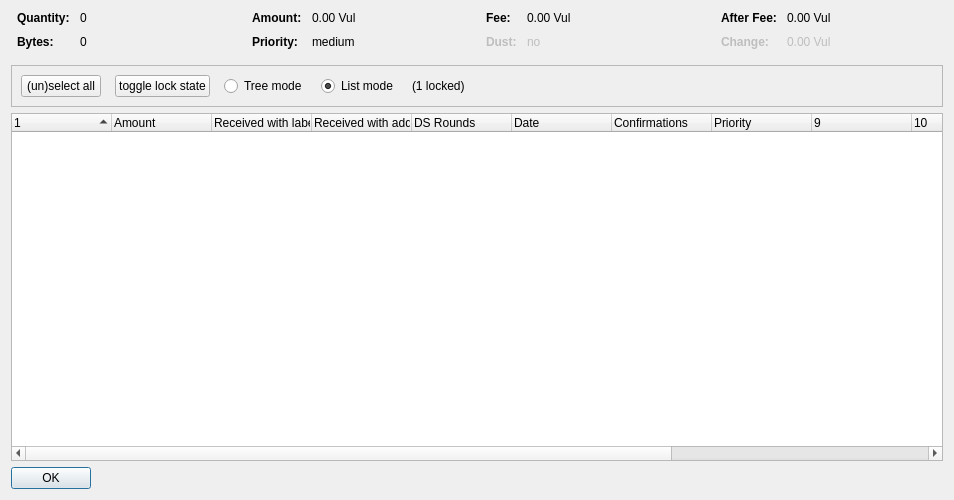
<?xml version="1.0" encoding="UTF-8"?>
<ui version="4.0">
 <class>CoinControlDialog</class>
 <widget class="QDialog" name="CoinControlDialog">
  <property name="geometry">
   <rect>
    <x>0</x>
    <y>0</y>
    <width>954</width>
    <height>500</height>
   </rect>
  </property>
  <property name="windowTitle">
   <string>Coin Selection</string>
  </property>
  <layout class="QVBoxLayout" name="verticalLayout">
   <item>
    <layout class="QHBoxLayout" name="horizontalLayoutTop" stretch="0,0,0,0">
     <property name="topMargin">
      <number>0</number>
     </property>
     <property name="bottomMargin">
      <number>10</number>
     </property>
     <item>
      <layout class="QFormLayout" name="formLayoutCoinControl1">
       <property name="horizontalSpacing">
        <number>10</number>
       </property>
       <property name="verticalSpacing">
        <number>10</number>
       </property>
       <property name="leftMargin">
        <number>6</number>
       </property>
       <property name="rightMargin">
        <number>6</number>
       </property>
       <item row="0" column="0">
        <widget class="QLabel" name="labelCoinControlQuantityText">
         <property name="font">
          <font>
           <weight>75</weight>
           <bold>true</bold>
          </font>
         </property>
         <property name="text">
          <string>Quantity:</string>
         </property>
        </widget>
       </item>
       <item row="0" column="1">
        <widget class="QLabel" name="labelCoinControlQuantity">
         <property name="cursor">
          <cursorShape>IBeamCursor</cursorShape>
         </property>
         <property name="contextMenuPolicy">
          <enum>Qt::ActionsContextMenu</enum>
         </property>
         <property name="text">
          <string notr="true">0</string>
         </property>
         <property name="textInteractionFlags">
          <set>Qt::LinksAccessibleByMouse|Qt::TextSelectableByKeyboard|Qt::TextSelectableByMouse</set>
         </property>
        </widget>
       </item>
       <item row="1" column="0">
        <widget class="QLabel" name="labelCoinControlBytesText">
         <property name="font">
          <font>
           <weight>75</weight>
           <bold>true</bold>
          </font>
         </property>
         <property name="text">
          <string>Bytes:</string>
         </property>
        </widget>
       </item>
       <item row="1" column="1">
        <widget class="QLabel" name="labelCoinControlBytes">
         <property name="cursor">
          <cursorShape>IBeamCursor</cursorShape>
         </property>
         <property name="contextMenuPolicy">
          <enum>Qt::ActionsContextMenu</enum>
         </property>
         <property name="text">
          <string notr="true">0</string>
         </property>
         <property name="textInteractionFlags">
          <set>Qt::LinksAccessibleByMouse|Qt::TextSelectableByKeyboard|Qt::TextSelectableByMouse</set>
         </property>
        </widget>
       </item>
      </layout>
     </item>
     <item>
      <layout class="QFormLayout" name="formLayoutCoinControl2">
       <property name="horizontalSpacing">
        <number>10</number>
       </property>
       <property name="verticalSpacing">
        <number>10</number>
       </property>
       <property name="leftMargin">
        <number>6</number>
       </property>
       <property name="rightMargin">
        <number>6</number>
       </property>
       <item row="0" column="0">
        <widget class="QLabel" name="labelCoinControlAmountText">
         <property name="font">
          <font>
           <weight>75</weight>
           <bold>true</bold>
          </font>
         </property>
         <property name="text">
          <string>Amount:</string>
         </property>
        </widget>
       </item>
       <item row="0" column="1">
        <widget class="QLabel" name="labelCoinControlAmount">
         <property name="cursor">
          <cursorShape>IBeamCursor</cursorShape>
         </property>
         <property name="contextMenuPolicy">
          <enum>Qt::ActionsContextMenu</enum>
         </property>
         <property name="text">
          <string notr="true">0.00 Vul</string>
         </property>
         <property name="textInteractionFlags">
          <set>Qt::LinksAccessibleByMouse|Qt::TextSelectableByKeyboard|Qt::TextSelectableByMouse</set>
         </property>
        </widget>
       </item>
       <item row="1" column="0">
        <widget class="QLabel" name="labelCoinControlPriorityText">
         <property name="font">
          <font>
           <weight>75</weight>
           <bold>true</bold>
          </font>
         </property>
         <property name="text">
          <string>Priority:</string>
         </property>
        </widget>
       </item>
       <item row="1" column="1">
        <widget class="QLabel" name="labelCoinControlPriority">
         <property name="cursor">
          <cursorShape>IBeamCursor</cursorShape>
         </property>
         <property name="contextMenuPolicy">
          <enum>Qt::ActionsContextMenu</enum>
         </property>
         <property name="text">
          <string>medium</string>
         </property>
         <property name="textInteractionFlags">
          <set>Qt::LinksAccessibleByMouse|Qt::TextSelectableByKeyboard|Qt::TextSelectableByMouse</set>
         </property>
        </widget>
       </item>
      </layout>
     </item>
     <item>
      <layout class="QFormLayout" name="formLayoutCoinControl3">
       <property name="horizontalSpacing">
        <number>10</number>
       </property>
       <property name="verticalSpacing">
        <number>10</number>
       </property>
       <property name="leftMargin">
        <number>6</number>
       </property>
       <property name="rightMargin">
        <number>6</number>
       </property>
       <item row="0" column="0">
        <widget class="QLabel" name="labelCoinControlFeeText">
         <property name="font">
          <font>
           <weight>75</weight>
           <bold>true</bold>
          </font>
         </property>
         <property name="text">
          <string>Fee:</string>
         </property>
        </widget>
       </item>
       <item row="0" column="1">
        <widget class="QLabel" name="labelCoinControlFee">
         <property name="cursor">
          <cursorShape>IBeamCursor</cursorShape>
         </property>
         <property name="contextMenuPolicy">
          <enum>Qt::ActionsContextMenu</enum>
         </property>
         <property name="text">
          <string notr="true">0.00 Vul</string>
         </property>
         <property name="textInteractionFlags">
          <set>Qt::LinksAccessibleByMouse|Qt::TextSelectableByKeyboard|Qt::TextSelectableByMouse</set>
         </property>
        </widget>
       </item>
       <item row="1" column="0">
        <widget class="QLabel" name="labelCoinControlLowOutputText">
         <property name="enabled">
          <bool>false</bool>
         </property>
         <property name="font">
          <font>
           <weight>75</weight>
           <bold>true</bold>
          </font>
         </property>
         <property name="text">
          <string>Dust:</string>
         </property>
        </widget>
       </item>
       <item row="1" column="1">
        <widget class="QLabel" name="labelCoinControlLowOutput">
         <property name="enabled">
          <bool>false</bool>
         </property>
         <property name="cursor">
          <cursorShape>IBeamCursor</cursorShape>
         </property>
         <property name="contextMenuPolicy">
          <enum>Qt::ActionsContextMenu</enum>
         </property>
         <property name="text">
          <string>no</string>
         </property>
         <property name="textInteractionFlags">
          <set>Qt::LinksAccessibleByMouse|Qt::TextSelectableByKeyboard|Qt::TextSelectableByMouse</set>
         </property>
        </widget>
       </item>
      </layout>
     </item>
     <item>
      <layout class="QFormLayout" name="formLayoutCoinControl4">
       <property name="horizontalSpacing">
        <number>10</number>
       </property>
       <property name="verticalSpacing">
        <number>10</number>
       </property>
       <property name="leftMargin">
        <number>6</number>
       </property>
       <property name="rightMargin">
        <number>6</number>
       </property>
       <item row="0" column="0">
        <widget class="QLabel" name="labelCoinControlAfterFeeText">
         <property name="font">
          <font>
           <weight>75</weight>
           <bold>true</bold>
          </font>
         </property>
         <property name="text">
          <string>After Fee:</string>
         </property>
        </widget>
       </item>
       <item row="0" column="1">
        <widget class="QLabel" name="labelCoinControlAfterFee">
         <property name="cursor">
          <cursorShape>IBeamCursor</cursorShape>
         </property>
         <property name="contextMenuPolicy">
          <enum>Qt::ActionsContextMenu</enum>
         </property>
         <property name="text">
          <string notr="true">0.00 Vul</string>
         </property>
         <property name="textInteractionFlags">
          <set>Qt::LinksAccessibleByMouse|Qt::TextSelectableByKeyboard|Qt::TextSelectableByMouse</set>
         </property>
        </widget>
       </item>
       <item row="1" column="0">
        <widget class="QLabel" name="labelCoinControlChangeText">
         <property name="enabled">
          <bool>false</bool>
         </property>
         <property name="font">
          <font>
           <weight>75</weight>
           <bold>true</bold>
          </font>
         </property>
         <property name="text">
          <string>Change:</string>
         </property>
        </widget>
       </item>
       <item row="1" column="1">
        <widget class="QLabel" name="labelCoinControlChange">
         <property name="enabled">
          <bool>false</bool>
         </property>
         <property name="cursor">
          <cursorShape>IBeamCursor</cursorShape>
         </property>
         <property name="contextMenuPolicy">
          <enum>Qt::ActionsContextMenu</enum>
         </property>
         <property name="text">
          <string notr="true">0.00 Vul</string>
         </property>
         <property name="textInteractionFlags">
          <set>Qt::LinksAccessibleByMouse|Qt::TextSelectableByKeyboard|Qt::TextSelectableByMouse</set>
         </property>
        </widget>
       </item>
      </layout>
     </item>
    </layout>
   </item>
   <item>
    <widget class="QFrame" name="frame">
     <property name="minimumSize">
      <size>
       <width>0</width>
       <height>40</height>
      </size>
     </property>
     <property name="frameShape">
      <enum>QFrame::StyledPanel</enum>
     </property>
     <property name="frameShadow">
      <enum>QFrame::Sunken</enum>
     </property>
     <layout class="QHBoxLayout" name="horizontalLayout">
      <item>
       <layout class="QHBoxLayout" name="horizontalLayoutPanel" stretch="0,0,0,0,0,0">
        <property name="spacing">
         <number>14</number>
        </property>
        <item>
         <widget class="QPushButton" name="pushButtonSelectAll">
          <property name="sizePolicy">
           <sizepolicy hsizetype="Maximum" vsizetype="Fixed">
            <horstretch>0</horstretch>
            <verstretch>0</verstretch>
           </sizepolicy>
          </property>
          <property name="text">
           <string>(un)select all</string>
          </property>
          <property name="autoDefault">
           <bool>false</bool>
          </property>
         </widget>
        </item>
        <item>
         <widget class="QPushButton" name="pushButtonToggleLock">
          <property name="sizePolicy">
           <sizepolicy hsizetype="Maximum" vsizetype="Fixed">
            <horstretch>0</horstretch>
            <verstretch>0</verstretch>
           </sizepolicy>
          </property>
          <property name="text">
           <string>toggle lock state</string>
          </property>
          <property name="autoDefault">
           <bool>false</bool>
          </property>
         </widget>
        </item>
        <item>
         <widget class="QRadioButton" name="radioTreeMode">
          <property name="sizePolicy">
           <sizepolicy hsizetype="Maximum" vsizetype="Fixed">
            <horstretch>0</horstretch>
            <verstretch>0</verstretch>
           </sizepolicy>
          </property>
          <property name="text">
           <string>Tree mode</string>
          </property>
         </widget>
        </item>
        <item>
         <widget class="QRadioButton" name="radioListMode">
          <property name="sizePolicy">
           <sizepolicy hsizetype="Maximum" vsizetype="Fixed">
            <horstretch>0</horstretch>
            <verstretch>0</verstretch>
           </sizepolicy>
          </property>
          <property name="text">
           <string>List mode</string>
          </property>
          <property name="checked">
           <bool>true</bool>
          </property>
         </widget>
        </item>
        <item>
         <widget class="QLabel" name="labelLocked">
          <property name="text">
           <string>(1 locked)</string>
          </property>
         </widget>
        </item>
        <item>
         <spacer name="horizontalSpacer">
          <property name="orientation">
           <enum>Qt::Horizontal</enum>
          </property>
          <property name="sizeHint" stdset="0">
           <size>
            <width>40</width>
            <height>20</height>
           </size>
          </property>
         </spacer>
        </item>
       </layout>
      </item>
     </layout>
    </widget>
   </item>
   <item>
    <widget class="CoinControlTreeWidget" name="treeWidget">
     <property name="contextMenuPolicy">
      <enum>Qt::CustomContextMenu</enum>
     </property>
     <property name="sortingEnabled">
      <bool>false</bool>
     </property>
     <property name="columnCount">
      <number>13</number>
     </property>
     <attribute name="headerShowSortIndicator" stdset="0">
      <bool>true</bool>
     </attribute>
     <attribute name="headerStretchLastSection">
      <bool>false</bool>
     </attribute>
     <column>
      <property name="text">
       <string/>
      </property>
     </column>
     <column>
      <property name="text">
       <string>Amount</string>
      </property>
     </column>
     <column>
      <property name="text">
       <string>Received with label</string>
      </property>
     </column>
     <column>
      <property name="text">
       <string>Received with address</string>
      </property>
     </column>
     <column>
      <property name="text">
       <string>DS Rounds</string>
      </property>
     </column>
     <column>
      <property name="text">
       <string>Date</string>
      </property>
     </column>
     <column>
      <property name="text">
       <string>Confirmations</string>
      </property>
      <property name="toolTip">
       <string>Confirmed</string>
      </property>
     </column>
     <column>
      <property name="text">
       <string>Priority</string>
      </property>
     </column>
     <column>
      <property name="text">
       <string/>
      </property>
     </column>
     <column>
      <property name="text">
       <string/>
      </property>
     </column>
     <column>
      <property name="text">
       <string/>
      </property>
     </column>
     <column>
      <property name="text">
       <string/>
      </property>
     </column>
     <column>
      <property name="text">
       <string/>
      </property>
     </column>
    </widget>
   </item>
   <item>
    <widget class="QDialogButtonBox" name="buttonBox">
     <property name="sizePolicy">
      <sizepolicy hsizetype="Maximum" vsizetype="Fixed">
       <horstretch>0</horstretch>
       <verstretch>0</verstretch>
      </sizepolicy>
     </property>
     <property name="orientation">
      <enum>Qt::Horizontal</enum>
     </property>
     <property name="standardButtons">
      <set>QDialogButtonBox::Ok</set>
     </property>
    </widget>
   </item>
  </layout>
 </widget>
 <customwidgets>
  <customwidget>
   <class>CoinControlTreeWidget</class>
   <extends>QTreeWidget</extends>
   <header>coincontroltreewidget.h</header>
  </customwidget>
 </customwidgets>
 <resources/>
 <connections/>
</ui>
